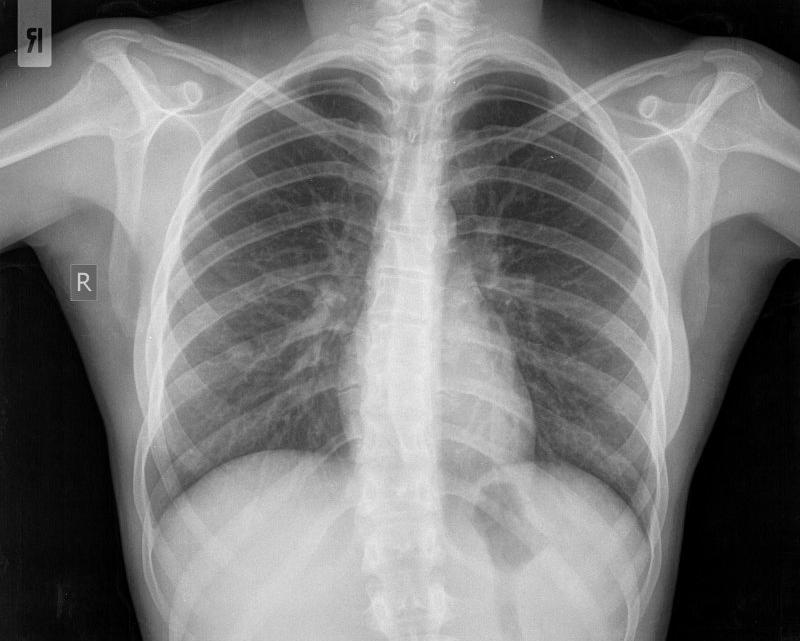
#> input picture image_processing/hw1/image_1.jpg, 800 x 641 px
$ jupyter execute reverse_img.ipynb
#> lines starting #> are read from the running program, lines starting #| are printed output that depends on the picture; long printed decimals are rounded
[cell 1]
import cv2 as cv
import numpy as np
from matplotlib import pyplot as plt
from skimage.util import random_noise
import math
from skimage import metrics as met
import copy

def mse(imageA, imageB):
    # the 'Mean Squared Error' between the two images is the
    # sum of the squared difference between the two images;
    # NOTE: the two images must have the same dimension
    err = np.sum((imageA.astype("float") - imageB.astype("float")) ** 2)
    err /= float(imageA.shape[0] * imageA.shape[1])

    # return the MSE, the lower the error, the more "similar"
    # the two images are
    return err

img1 = cv.imread('image_1.jpg',0) # loads in grayscale
#> img1 is the input picture: shape (641, 800); min 0, max 240, mean 121.5
img2 = cv.imread('image_2.jpg',0) # loads in grayscale
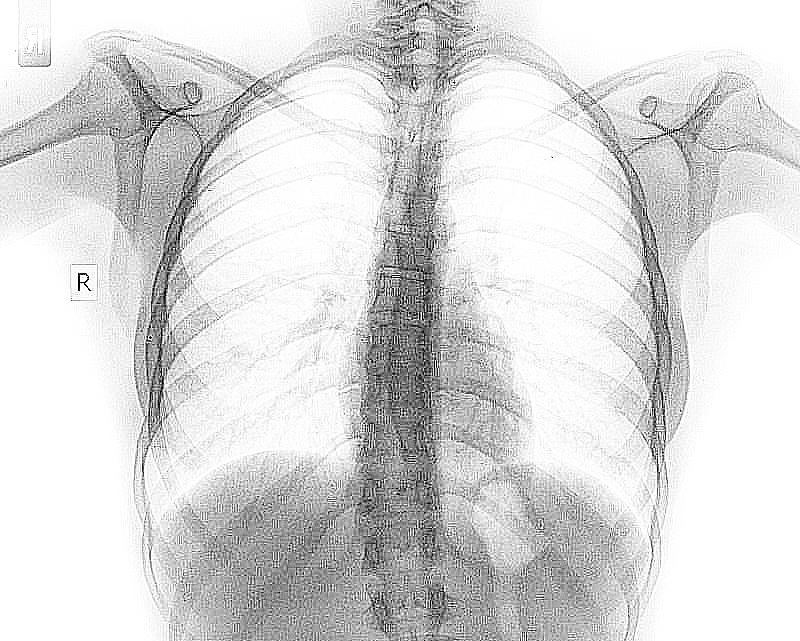
#> input picture image_processing/hw1/image_2.jpg, 800 x 641 px
#> img2 is the input picture: shape (641, 800); min 0, max 255, mean 217.6

res = copy.copy(img2)

res = cv.add(res.astype('uint8'), -50)
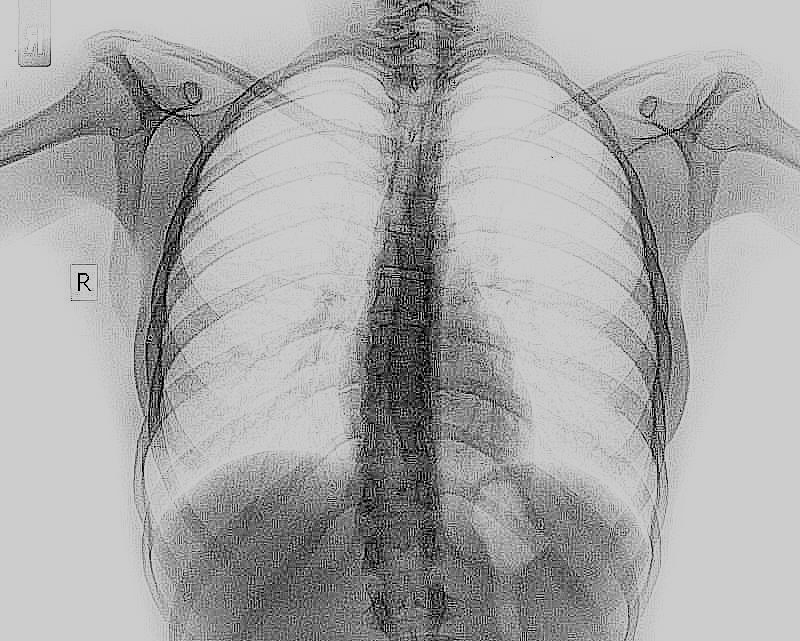
#> res: shape (641, 800); min 0, max 205, mean 167.8

res = cv.GaussianBlur(img2,(5,5),0)

gamma = 0.8
res = res.astype('float')/255
res = res**(1.0/gamma)*255
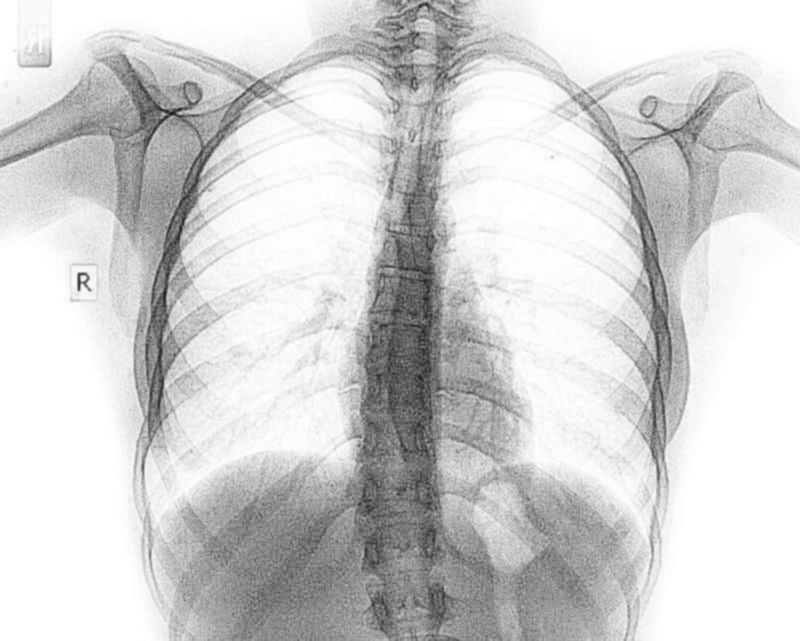
#> res: shape (641, 800) float64; min 20.55, max 255, mean 210.5

res = np.abs(255-res)
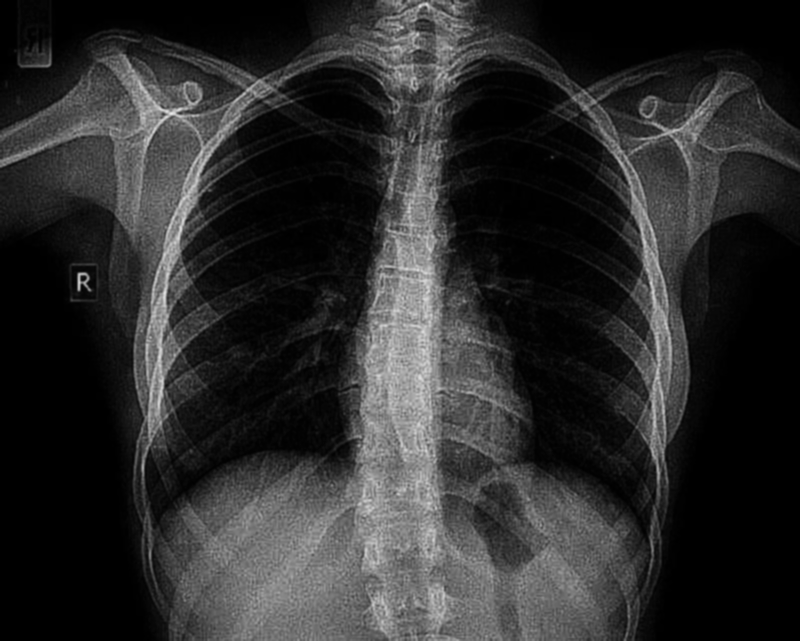
#> res: shape (641, 800) float64; min 0, max 234.5, mean 44.5

res = cv.multiply(res.astype('uint8'), 1.5)
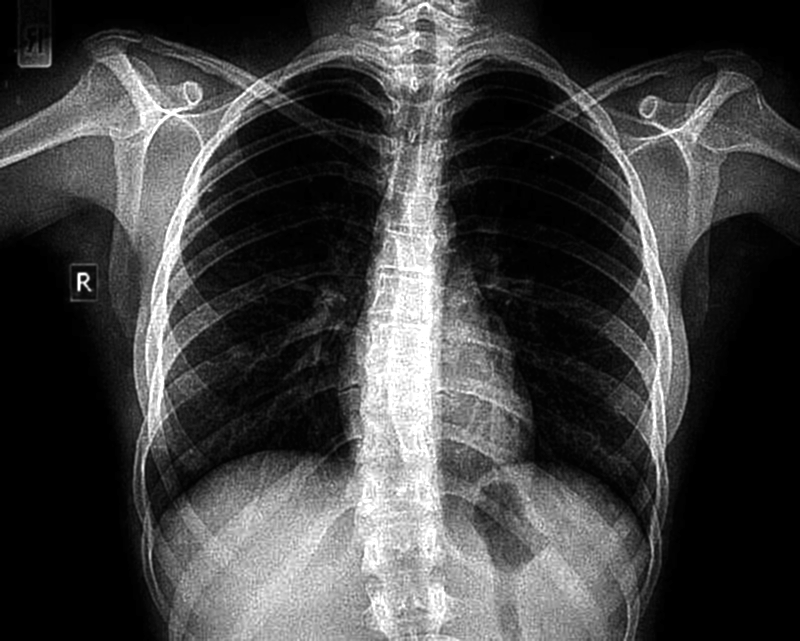
#> res: shape (641, 800); min 0, max 255, mean 66


print(mse(img1,res))
#> in mse, `err = np.sum((imageA.astype("float") - imageB.astype("float")) ** 2)`: err = 2.3e+09
#> in mse, `err /= float(imageA.shape[0] * imageA.shape[1])`: err = 4481.4
#| 4481.434
print(met.structural_similarity(res.astype('float'),img2.astype('float')))
#| -0.2417


fig, axes = plt.subplots(1, 3, figsize=(25,10))


plt.subplot(131), plt.imshow(np.abs(255-img1), cmap='gray'), plt.axis('off')
plt.subplot(132), plt.imshow(res, cmap='gray'), plt.axis('off')
plt.subplot(133), plt.imshow(img2, cmap='gray'), plt.axis('off')
plt.show()
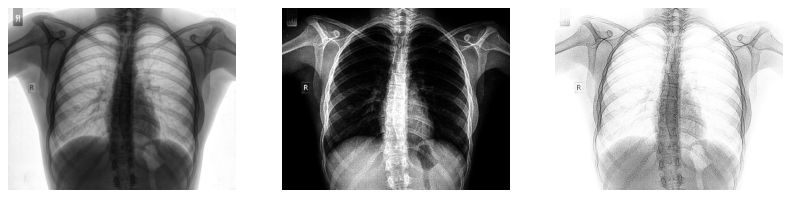
#> figure drawn by matplotlib, 3 panels
